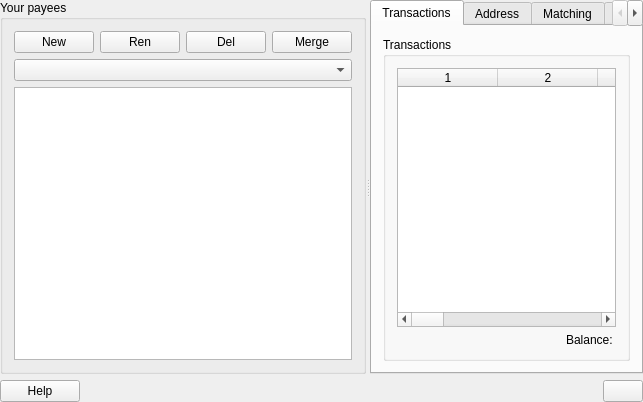
<?xml version="1.0" encoding="UTF-8"?>
<ui version="4.0">
 <class>KPayeesViewDecl</class>
 <widget class="QWidget" name="KPayeesViewDecl">
  <property name="geometry">
   <rect>
    <x>0</x>
    <y>0</y>
    <width>643</width>
    <height>402</height>
   </rect>
  </property>
  <layout class="QVBoxLayout" name="verticalLayout_3">
   <property name="leftMargin">
    <number>0</number>
   </property>
   <property name="topMargin">
    <number>0</number>
   </property>
   <property name="rightMargin">
    <number>0</number>
   </property>
   <property name="bottomMargin">
    <number>0</number>
   </property>
   <item>
    <layout class="QVBoxLayout" name="verticalLayout">
     <item>
      <widget class="QSplitter" name="m_splitter">
       <property name="orientation">
        <enum>Qt::Horizontal</enum>
       </property>
       <property name="childrenCollapsible">
        <bool>false</bool>
       </property>
       <widget class="QGroupBox" name="groupBox1">
        <property name="sizePolicy">
         <sizepolicy hsizetype="Expanding" vsizetype="Expanding">
          <horstretch>1</horstretch>
          <verstretch>1</verstretch>
         </sizepolicy>
        </property>
        <property name="title">
         <string>Your payees</string>
        </property>
        <layout class="QVBoxLayout">
         <item>
          <layout class="QHBoxLayout">
           <item>
            <widget class="KPushButton" name="m_newButton">
             <property name="text">
              <string comment="New payee">New</string>
             </property>
            </widget>
           </item>
           <item>
            <widget class="KPushButton" name="m_renameButton">
             <property name="text">
              <string>Ren</string>
             </property>
            </widget>
           </item>
           <item>
            <widget class="KPushButton" name="m_deleteButton">
             <property name="text">
              <string>Del</string>
             </property>
             <property name="shortcut">
              <string/>
             </property>
            </widget>
           </item>
           <item>
            <widget class="KPushButton" name="m_mergeButton">
             <property name="text">
              <string>Merge</string>
             </property>
            </widget>
           </item>
          </layout>
         </item>
         <item>
          <layout class="QHBoxLayout" name="m_listTopHLayout">
           <item>
            <widget class="KComboBox" name="m_filterBox"/>
           </item>
          </layout>
         </item>
         <item>
          <widget class="KListWidget" name="m_payeesList">
           <property name="sizePolicy">
            <sizepolicy hsizetype="Expanding" vsizetype="Expanding">
             <horstretch>1</horstretch>
             <verstretch>1</verstretch>
            </sizepolicy>
           </property>
           <property name="alternatingRowColors">
            <bool>true</bool>
           </property>
           <property name="selectionMode">
            <enum>QAbstractItemView::ExtendedSelection</enum>
           </property>
          </widget>
         </item>
        </layout>
       </widget>
       <widget class="KTabWidget" name="m_tabWidget">
        <property name="sizePolicy">
         <sizepolicy hsizetype="Expanding" vsizetype="Expanding">
          <horstretch>2</horstretch>
          <verstretch>1</verstretch>
         </sizepolicy>
        </property>
        <property name="currentIndex">
         <number>0</number>
        </property>
        <widget class="QWidget" name="tab">
         <attribute name="title">
          <string>Transactions</string>
         </attribute>
         <layout class="QVBoxLayout">
          <item>
           <widget class="QGroupBox" name="transactionGroup">
            <property name="title">
             <string>Transactions</string>
            </property>
            <layout class="QVBoxLayout">
             <property name="spacing">
              <number>6</number>
             </property>
             <property name="leftMargin">
              <number>11</number>
             </property>
             <property name="topMargin">
              <number>11</number>
             </property>
             <property name="rightMargin">
              <number>11</number>
             </property>
             <property name="bottomMargin">
              <number>11</number>
             </property>
             <item>
              <layout class="QVBoxLayout">
               <property name="spacing">
                <number>6</number>
               </property>
               <property name="leftMargin">
                <number>0</number>
               </property>
               <property name="topMargin">
                <number>0</number>
               </property>
               <property name="rightMargin">
                <number>0</number>
               </property>
               <property name="bottomMargin">
                <number>0</number>
               </property>
               <item>
                <widget class="KMyMoneyRegister::Register" name="m_register">
                 <column/>
                 <column/>
                 <column/>
                 <column/>
                 <column/>
                 <column/>
                 <column/>
                 <column/>
                 <column/>
                 <column/>
                 <column/>
                 <column/>
                </widget>
               </item>
               <item>
                <widget class="QLabel" name="m_balanceLabel">
                 <property name="text">
                  <string>Balance: </string>
                 </property>
                 <property name="alignment">
                  <set>Qt::AlignRight|Qt::AlignTrailing|Qt::AlignVCenter</set>
                 </property>
                 <property name="wordWrap">
                  <bool>false</bool>
                 </property>
                </widget>
               </item>
              </layout>
             </item>
            </layout>
           </widget>
          </item>
         </layout>
        </widget>
        <widget class="QWidget" name="tab1">
         <attribute name="title">
          <string comment="Street address">Address</string>
         </attribute>
         <layout class="QVBoxLayout">
          <item>
           <widget class="QGroupBox" name="detailsGroup">
            <property name="title">
             <string>Payee Information</string>
            </property>
            <layout class="QGridLayout">
             <property name="leftMargin">
              <number>11</number>
             </property>
             <property name="topMargin">
              <number>11</number>
             </property>
             <property name="rightMargin">
              <number>11</number>
             </property>
             <property name="bottomMargin">
              <number>11</number>
             </property>
             <property name="spacing">
              <number>6</number>
             </property>
             <item row="0" column="0">
              <widget class="QLabel" name="TextLabel4">
               <property name="sizePolicy">
                <sizepolicy hsizetype="Fixed" vsizetype="Minimum">
                 <horstretch>0</horstretch>
                 <verstretch>0</verstretch>
                </sizepolicy>
               </property>
               <property name="minimumSize">
                <size>
                 <width>90</width>
                 <height>0</height>
                </size>
               </property>
               <property name="text">
                <string comment="Street address">Address:</string>
               </property>
               <property name="alignment">
                <set>Qt::AlignLeading|Qt::AlignLeft|Qt::AlignTop</set>
               </property>
               <property name="wordWrap">
                <bool>false</bool>
               </property>
              </widget>
             </item>
             <item row="2" column="0">
              <widget class="QLabel" name="TextLabel6">
               <property name="sizePolicy">
                <sizepolicy hsizetype="Fixed" vsizetype="Minimum">
                 <horstretch>0</horstretch>
                 <verstretch>0</verstretch>
                </sizepolicy>
               </property>
               <property name="minimumSize">
                <size>
                 <width>90</width>
                 <height>0</height>
                </size>
               </property>
               <property name="text">
                <string>Telephone/Fax:</string>
               </property>
               <property name="wordWrap">
                <bool>false</bool>
               </property>
              </widget>
             </item>
             <item row="2" column="1">
              <widget class="KLineEdit" name="telephoneEdit"/>
             </item>
             <item row="1" column="1">
              <widget class="KLineEdit" name="postcodeEdit"/>
             </item>
             <item row="4" column="1">
              <widget class="KTextEdit" name="notesEdit">
               <property name="sizePolicy">
                <sizepolicy hsizetype="Expanding" vsizetype="Expanding">
                 <horstretch>0</horstretch>
                 <verstretch>1</verstretch>
                </sizepolicy>
               </property>
              </widget>
             </item>
             <item row="5" column="0">
              <widget class="QLabel" name="TextLabel8">
               <property name="sizePolicy">
                <sizepolicy hsizetype="Fixed" vsizetype="Minimum">
                 <horstretch>0</horstretch>
                 <verstretch>0</verstretch>
                </sizepolicy>
               </property>
               <property name="minimumSize">
                <size>
                 <width>90</width>
                 <height>0</height>
                </size>
               </property>
               <property name="text">
                <string>Reference:</string>
               </property>
               <property name="wordWrap">
                <bool>false</bool>
               </property>
              </widget>
             </item>
             <item row="5" column="1">
              <widget class="KLineEdit" name="referenceEdit"/>
             </item>
             <item row="0" column="1">
              <widget class="KTextEdit" name="addressEdit">
               <property name="sizePolicy">
                <sizepolicy hsizetype="Expanding" vsizetype="Expanding">
                 <horstretch>0</horstretch>
                 <verstretch>1</verstretch>
                </sizepolicy>
               </property>
              </widget>
             </item>
             <item row="1" column="0">
              <widget class="QLabel" name="TextLabel5">
               <property name="sizePolicy">
                <sizepolicy hsizetype="Fixed" vsizetype="Minimum">
                 <horstretch>0</horstretch>
                 <verstretch>0</verstretch>
                </sizepolicy>
               </property>
               <property name="minimumSize">
                <size>
                 <width>90</width>
                 <height>0</height>
                </size>
               </property>
               <property name="text">
                <string>Postal Code:</string>
               </property>
               <property name="wordWrap">
                <bool>false</bool>
               </property>
              </widget>
             </item>
             <item row="3" column="1">
              <widget class="KLineEdit" name="emailEdit"/>
             </item>
             <item row="4" column="0">
              <widget class="QLabel" name="TextLabel4_2">
               <property name="sizePolicy">
                <sizepolicy hsizetype="Fixed" vsizetype="Minimum">
                 <horstretch>0</horstretch>
                 <verstretch>0</verstretch>
                </sizepolicy>
               </property>
               <property name="minimumSize">
                <size>
                 <width>90</width>
                 <height>0</height>
                </size>
               </property>
               <property name="text">
                <string>Notes</string>
               </property>
               <property name="alignment">
                <set>Qt::AlignLeading|Qt::AlignLeft|Qt::AlignTop</set>
               </property>
               <property name="wordWrap">
                <bool>false</bool>
               </property>
              </widget>
             </item>
             <item row="3" column="0">
              <widget class="QLabel" name="TextLabel7">
               <property name="sizePolicy">
                <sizepolicy hsizetype="Fixed" vsizetype="Minimum">
                 <horstretch>0</horstretch>
                 <verstretch>0</verstretch>
                </sizepolicy>
               </property>
               <property name="minimumSize">
                <size>
                 <width>90</width>
                 <height>0</height>
                </size>
               </property>
               <property name="text">
                <string comment="E-mail address">E-Mail:</string>
               </property>
               <property name="wordWrap">
                <bool>false</bool>
               </property>
              </widget>
             </item>
            </layout>
           </widget>
          </item>
          <item>
           <spacer name="spacer6">
            <property name="orientation">
             <enum>Qt::Vertical</enum>
            </property>
            <property name="sizeType">
             <enum>QSizePolicy::Expanding</enum>
            </property>
            <property name="sizeHint" stdset="0">
             <size>
              <width>21</width>
              <height>20</height>
             </size>
            </property>
           </spacer>
          </item>
         </layout>
        </widget>
        <widget class="QWidget" name="TabPage">
         <attribute name="title">
          <string>Matching</string>
         </attribute>
         <layout class="QVBoxLayout" name="verticalLayout_2">
          <item>
           <widget class="QGroupBox" name="m_matchTypeGroupBox">
            <property name="title">
             <string>Transaction Matching</string>
            </property>
            <layout class="QVBoxLayout" name="horizontalLayout">
             <item>
              <widget class="QRadioButton" name="radioNoMatch">
               <property name="text">
                <string>No matching</string>
               </property>
               <property name="checked">
                <bool>true</bool>
               </property>
               <attribute name="buttonGroup">
                <string notr="true">m_matchType</string>
               </attribute>
              </widget>
             </item>
             <item>
              <widget class="QRadioButton" name="radioNameMatch">
               <property name="text">
                <string>Match on Payee name</string>
               </property>
               <attribute name="buttonGroup">
                <string notr="true">m_matchType</string>
               </attribute>
              </widget>
             </item>
             <item>
              <widget class="QRadioButton" name="radioKeyMatch">
               <property name="text">
                <string>Match on a name listed below</string>
               </property>
               <attribute name="buttonGroup">
                <string notr="true">m_matchType</string>
               </attribute>
              </widget>
             </item>
            </layout>
           </widget>
          </item>
          <item>
           <widget class="KEditListBox" name="matchKeyEditList">
            <property name="sizePolicy">
             <sizepolicy hsizetype="Expanding" vsizetype="Expanding">
              <horstretch>0</horstretch>
              <verstretch>1</verstretch>
             </sizepolicy>
            </property>
            <property name="whatsThis">
             <string>This list contains the names that will match this payee if a transaction is imported from an external source. Keep in mind, that you can specify regular expressions here.</string>
            </property>
            <property name="title">
             <string>List of matching names</string>
            </property>
           </widget>
          </item>
          <item>
           <widget class="QCheckBox" name="checkMatchIgnoreCase">
            <property name="text">
             <string>Ignore Case</string>
            </property>
           </widget>
          </item>
          <item>
           <spacer name="spacer7">
            <property name="orientation">
             <enum>Qt::Vertical</enum>
            </property>
            <property name="sizeType">
             <enum>QSizePolicy::Expanding</enum>
            </property>
            <property name="sizeHint" stdset="0">
             <size>
              <width>20</width>
              <height>20</height>
             </size>
            </property>
           </spacer>
          </item>
         </layout>
        </widget>
        <widget class="QWidget" name="TabPage2">
         <attribute name="title">
          <string>Default Account</string>
         </attribute>
         <layout class="QVBoxLayout">
          <item>
           <widget class="QCheckBox" name="checkEnableDefaultCategory">
            <property name="text">
             <string>Use the default category for
new transactions with this payee</string>
            </property>
           </widget>
          </item>
          <item>
           <layout class="QGridLayout">
            <item row="0" column="0">
             <widget class="QLabel" name="labelDefaultCategory">
              <property name="text">
               <string>Default category:</string>
              </property>
              <property name="wordWrap">
               <bool>false</bool>
              </property>
             </widget>
            </item>
            <item row="0" column="1">
             <widget class="KMyMoneyAccountCombo" name="comboDefaultCategory"/>
            </item>
            <item row="1" column="1">
             <widget class="KPushButton" name="buttonSuggestACategory">
              <property name="text">
               <string>Suggest a category</string>
              </property>
             </widget>
            </item>
           </layout>
          </item>
          <item>
           <spacer name="spacer5">
            <property name="orientation">
             <enum>Qt::Vertical</enum>
            </property>
            <property name="sizeType">
             <enum>QSizePolicy::Expanding</enum>
            </property>
            <property name="sizeHint" stdset="0">
             <size>
              <width>20</width>
              <height>31</height>
             </size>
            </property>
           </spacer>
          </item>
         </layout>
        </widget>
        <widget class="QWidget" name="tabPayeeIdentifiers">
         <attribute name="title">
          <string>Account Numbers</string>
         </attribute>
         <layout class="QVBoxLayout" name="verticalLayout_4">
          <item>
           <widget class="KPayeeIdentifierView" name="payeeIdentifiers" native="true"/>
          </item>
         </layout>
        </widget>
        <widget class="QWidget" name="tabLinks">
         <attribute name="title">
          <string>Link Matching</string>
         </attribute>
         <layout class="QGridLayout" name="gridLayout_3">
          <item row="0" column="0">
           <layout class="QVBoxLayout" name="verticalLayout_5">
            <item>
             <widget class="QGroupBox" name="groupBox">
              <property name="title">
               <string>Matching setup</string>
              </property>
              <layout class="QGridLayout" name="gridLayout_2">
               <item row="0" column="0">
                <layout class="QGridLayout" name="gridLayout">
                 <item row="0" column="1">
                  <widget class="KLineEdit" name="idPatternEdit">
                   <property name="text">
                    <string>\d+-\d+-\d+</string>
                   </property>
                  </widget>
                 </item>
                 <item row="0" column="0">
                  <widget class="QLabel" name="idPatternLabel">
                   <property name="text">
                    <string>Identifier pattern</string>
                   </property>
                  </widget>
                 </item>
                 <item row="1" column="0">
                  <widget class="QLabel" name="urlTemplateLabel">
                   <property name="text">
                    <string>Url template</string>
                   </property>
                  </widget>
                 </item>
                 <item row="1" column="1">
                  <widget class="KLineEdit" name="urlTemplateEdit"/>
                 </item>
                </layout>
               </item>
              </layout>
             </widget>
            </item>
            <item>
             <widget class="QGroupBox" name="groupBox_2">
              <property name="title">
               <string>Matching check</string>
              </property>
              <layout class="QGridLayout" name="gridLayout_4">
               <item row="0" column="0">
                <layout class="QGridLayout" name="gridLayout_5">
                 <item row="1" column="1">
                  <widget class="QLabel" name="matchingCheckLabel">
                   <property name="text">
                    <string/>
                   </property>
                  </widget>
                 </item>
                 <item row="0" column="0">
                  <widget class="QLabel" name="label">
                   <property name="text">
                    <string>Enter identifier</string>
                   </property>
                  </widget>
                 </item>
                 <item row="1" column="0">
                  <widget class="QLabel" name="label_2">
                   <property name="text">
                    <string>Captured result</string>
                   </property>
                  </widget>
                 </item>
                 <item row="0" column="1">
                  <widget class="KLineEdit" name="matchingCheckEdit"/>
                 </item>
                 <item row="2" column="0">
                  <widget class="QLabel" name="label_3">
                   <property name="text">
                    <string>Resulting URL</string>
                   </property>
                  </widget>
                 </item>
                 <item row="2" column="1">
                  <widget class="QLabel" name="matchingCheckURL">
                   <property name="text">
                    <string>TextLabel</string>
                   </property>
                  </widget>
                 </item>
                </layout>
               </item>
              </layout>
             </widget>
            </item>
           </layout>
          </item>
          <item row="1" column="0">
           <spacer name="verticalSpacer">
            <property name="orientation">
             <enum>Qt::Vertical</enum>
            </property>
            <property name="sizeHint" stdset="0">
             <size>
              <width>20</width>
              <height>40</height>
             </size>
            </property>
           </spacer>
          </item>
         </layout>
        </widget>
       </widget>
      </widget>
     </item>
     <item>
      <layout class="QHBoxLayout">
       <item>
        <widget class="KPushButton" name="m_helpButton">
         <property name="sizePolicy">
          <sizepolicy hsizetype="Minimum" vsizetype="Fixed">
           <horstretch>0</horstretch>
           <verstretch>0</verstretch>
          </sizepolicy>
         </property>
         <property name="text">
          <string>Help</string>
         </property>
        </widget>
       </item>
       <item>
        <spacer name="spacer14">
         <property name="orientation">
          <enum>Qt::Horizontal</enum>
         </property>
         <property name="sizeType">
          <enum>QSizePolicy::Expanding</enum>
         </property>
         <property name="sizeHint" stdset="0">
          <size>
           <width>260</width>
           <height>21</height>
          </size>
         </property>
        </spacer>
       </item>
       <item>
        <widget class="KPushButton" name="m_updateButton">
         <property name="sizePolicy">
          <sizepolicy hsizetype="Minimum" vsizetype="Fixed">
           <horstretch>0</horstretch>
           <verstretch>0</verstretch>
          </sizepolicy>
         </property>
         <property name="text">
          <string/>
         </property>
        </widget>
       </item>
      </layout>
     </item>
    </layout>
   </item>
  </layout>
 </widget>
 <layoutdefault spacing="6" margin="11"/>
 <customwidgets>
  <customwidget>
   <class>KMyMoneyRegister::Register</class>
   <extends>QTableWidget</extends>
   <header>register.h</header>
  </customwidget>
  <customwidget>
   <class>KEditListBox</class>
   <extends>QGroupBox</extends>
   <header>keditlistbox.h</header>
   <container>1</container>
  </customwidget>
  <customwidget>
   <class>KComboBox</class>
   <extends>QComboBox</extends>
   <header>kcombobox.h</header>
  </customwidget>
  <customwidget>
   <class>KLineEdit</class>
   <extends>QLineEdit</extends>
   <header>klineedit.h</header>
  </customwidget>
  <customwidget>
   <class>KPushButton</class>
   <extends>QPushButton</extends>
   <header>kpushbutton.h</header>
  </customwidget>
  <customwidget>
   <class>KTextEdit</class>
   <extends>QTextEdit</extends>
   <header>ktextedit.h</header>
  </customwidget>
  <customwidget>
   <class>KListWidget</class>
   <extends>QListWidget</extends>
   <header>klistwidget.h</header>
  </customwidget>
  <customwidget>
   <class>KTabWidget</class>
   <extends>QTabWidget</extends>
   <header>ktabwidget.h</header>
   <container>1</container>
  </customwidget>
  <customwidget>
   <class>KPayeeIdentifierView</class>
   <extends>QWidget</extends>
   <header>kpayeeidentifierview.h</header>
   <container>1</container>
  </customwidget>
  <customwidget>
   <class>KMyMoneyAccountCombo</class>
   <extends>KComboBox</extends>
   <header>kmymoneyaccountcombo.h</header>
   <container>1</container>
  </customwidget>
 </customwidgets>
 <includes>
  <include location="local">../widgets/kmymoneyaccountcombo.h</include>
 </includes>
 <resources/>
 <connections/>
 <buttongroups>
  <buttongroup name="m_matchType"/>
 </buttongroups>
</ui>
